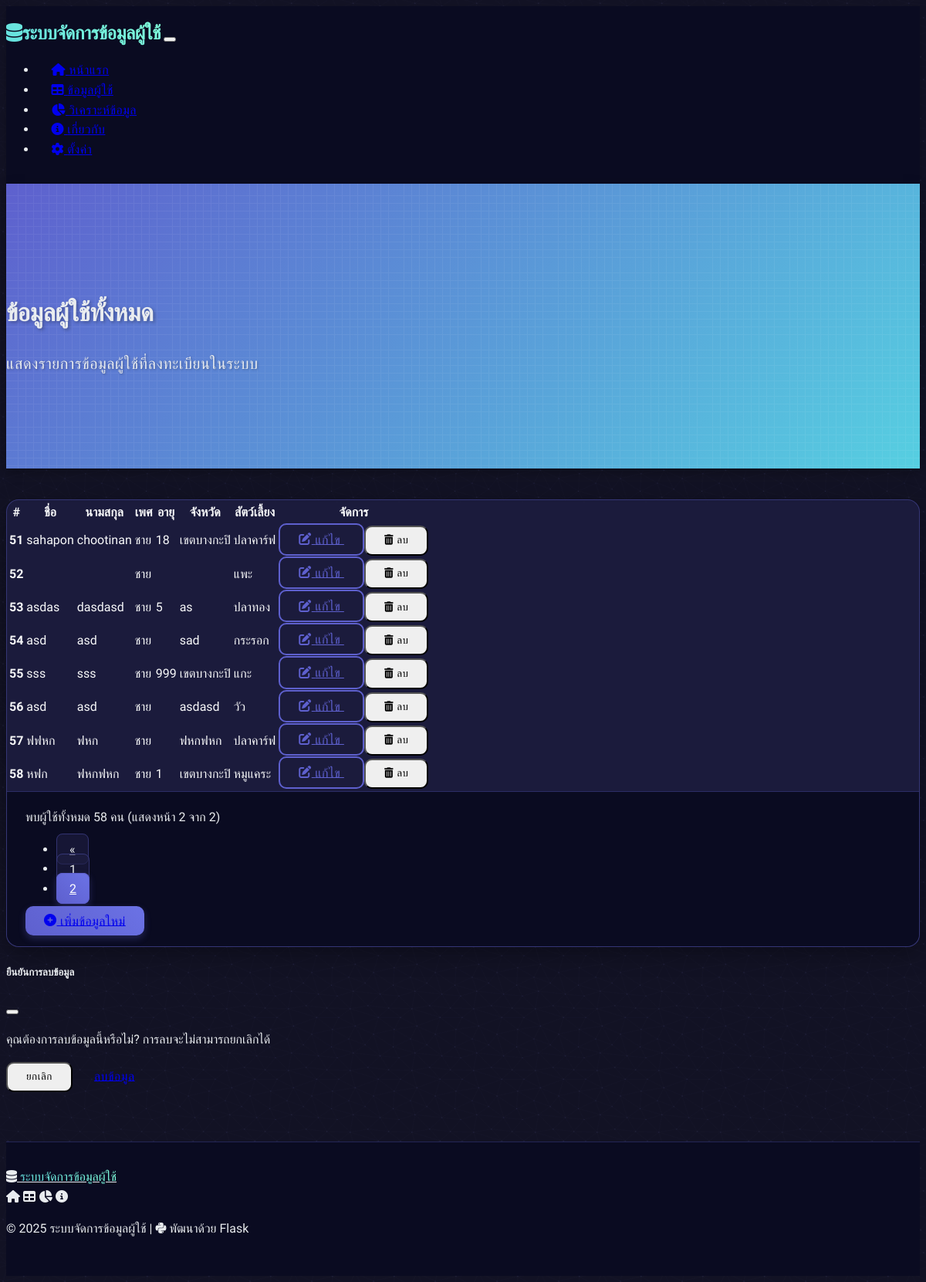
Page /data/2 on the earlier database version.
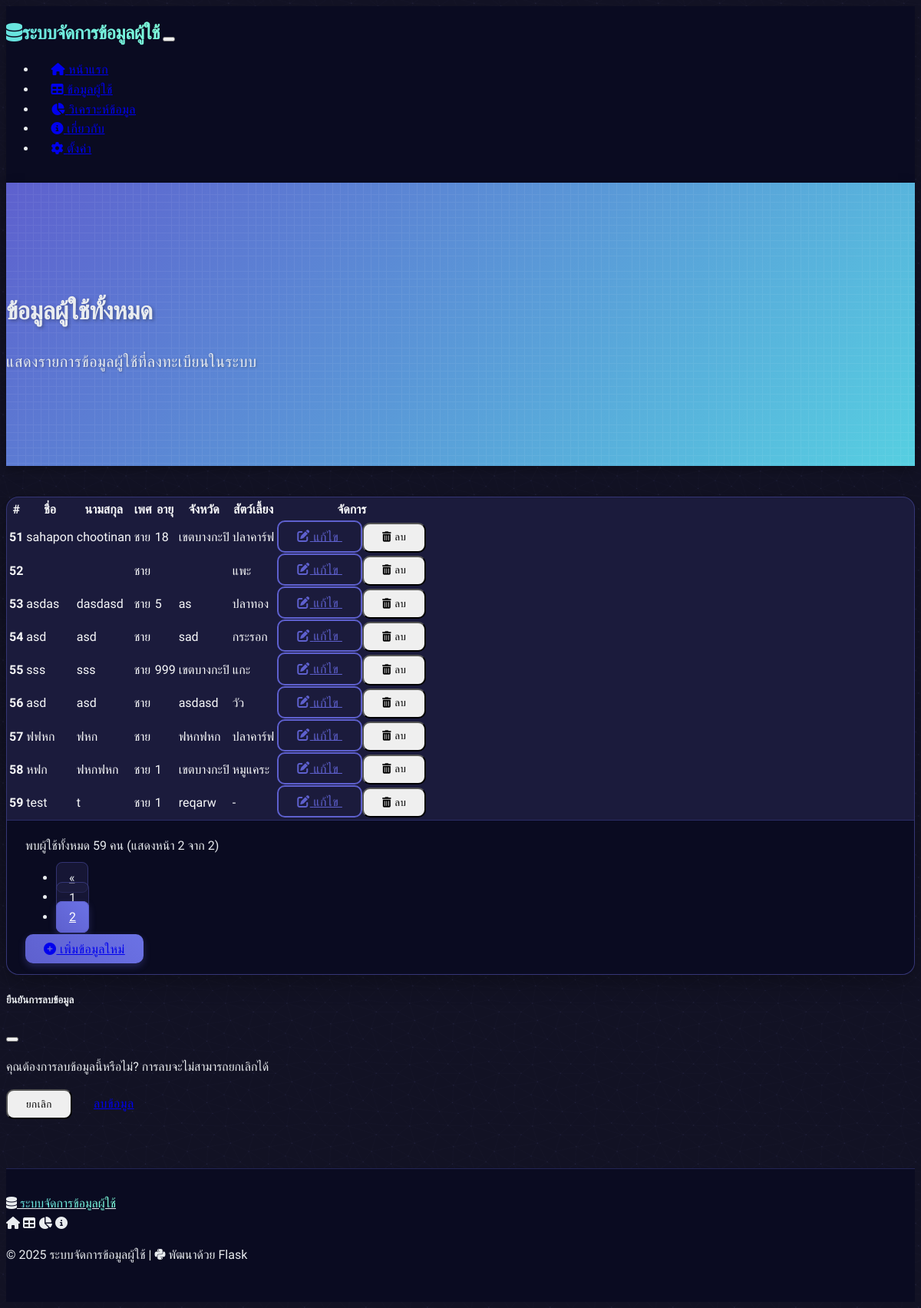
Same page on the later database version.
### tables this page shows
CREATE TABLE users (
        id INTEGER PRIMARY KEY AUTOINCREMENT,
        first_name TEXT,
        last_name TEXT,
        gender TEXT,
        age INTEGER,
        province TEXT
    , pet TEXT);

### app.py (the view)
@app.route("/data")  # route สำหรับการแสดงข้อมูล
@app.route("/data/<int:page>")  # route รองรับการเปลี่ยนหน้า
def data(page=1):
    try:
        items_per_page = 50  # จำนวนรายการต่อหน้า
        offset = (page - 1) * items_per_page  # คำนวณตำแหน่งเริ่มต้น
        conn = get_db_connection()  # เชื่อมต่อกับฐานข้อมูล
        total_users = conn.execute("SELECT COUNT(*) FROM users").fetchone()[0]
        users = conn.execute(
            "SELECT * FROM users ORDER BY id LIMIT ? OFFSET ?",
            (items_per_page, offset)
        ).fetchall()
        total_pages = (total_users + items_per_page - 1) // items_per_page
        conn.close()  # ปิดการเชื่อมต่อกับฐานข้อมูล
        start_index = (page - 1) * items_per_page + 1
        return render_template(
            "data.html",
            users=users,
            total_users=total_users,
            page=page,
            total_pages=total_pages,
            start_index=start_index
        )  # ส่งข้อมูลที่ดึงมาไปแสดงใน template data.html
    except Exception as e:
        return f"เกิดข้อผิดพลาดในการดึงข้อมูล: {str(e)}", 500

### app.py (called while the page is built)
def get_db_connection():  # ฟังก์ชันที่ใช้ในการเชื่อมต่อกับฐานข้อมูล
    conn = sqlite3.connect('mock_data.db')  # เชื่อมต่อกับฐานข้อมูล mock_data.db
    conn.row_factory = sqlite3.Row  # ให้ผลลัพธ์จากการดึงข้อมูลเป็น dictionary
    return conn  # ส่งกลับการเชื่อมต่อกับฐานข้อมูล

### templates/data.html (shortened to what the changed rows need)
{% extends 'layout.html' %}
{% block content %}
<div class="hero-section">
    <div class="container">
        <div class="row">
            <div class="col-md-8 mx-auto text-center text-white">
                <h1 class="display-4 fw-bold mb-4">ข้อมูลผู้ใช้ทั้งหมด</h1>
            </div>
        </div>
    </div>
</div>
<div class="container">
    <div class="row">
        <div class="col-12">
            <div class="card shadow-lg">
                <div class="card-body p-0">
                    <div class="table-responsive">
                        <table class="table table-hover mb-0">
                            <thead>
                                <tr>
                                    <th scope="col" class="ps-4">#</th>
                                    <th scope="col">ชื่อ</th>
                                    <th scope="col">นามสกุล</th>
                                    <th scope="col">เพศ</th>
                                    <th scope="col">อายุ</th>
                                    <th scope="col">จังหวัด</th>
                                    <th scope="col">สัตว์เลี้ยง</th>
                                    <th scope="col" class="pe-4">จัดการ</th>
                                </tr>
                            </thead>
                            <tbody>
                                {% for user in users %}
                                <tr>
                                    <th scope="row" class="ps-4">{{ start_index + loop.index0 }}</th>
                                    <td>{{ user.first_name }}</td>
                                    <td>{{ user.last_name }}</td>
                                    <td>{{ user.gender }}</td>
                                    <td>{{ user.age }}</td>
                                    <td>{{ user.province }}</td>
                                    <td>{{ user.pet if user.pet else '-' }}</td>
                                    <td class="pe-4">
                                        <div class="d-flex gap-2">
                                            <a href="/edit/{{ user.id }}" class="btn btn-sm btn-outline-primary">
                                                <i class="fas fa-edit me-1"></i> แก้ไข
                                            </a>
                                            <button type="button" class="btn btn-sm btn-outline-danger" data-bs-toggle="modal" data-bs-target="#deleteModal" onclick="prepareDelete({{ user.id }})">
                                                <i class="fas fa-trash-alt me-1"></i> ลบ
                                            </button>
                                        </div>
                                    </td>
                                </tr>
                                {% endfor %}
                            </tbody>
                        </table>
                    </div>
                </div>
                <div class="card-footer py-3">
                    <div class="d-flex flex-wrap justify-content-between align-items-center">
                        <div>พบผู้ใช้ทั้งหมด {{ total_users }} คน (แสดงหน้า {{ page }} จาก {{ total_pages }})</div>
                        {% if total_pages > 1 %}
                        <nav aria-label="Page navigation">
                            <ul class="pagination mb-0">
                                {% set start = [1, page-2]|max %}
                                {% set end = [total_pages, page+2]|min %}
                                {% for p in range(start, end+1) %}
                                <li class="page-item {% if p == page %}active{% endif %}">
                                    <a class="page-link" href="{{ url_for('data', page=p) }}">{{ p }}</a>
                                </li>
                                {% endfor %}
                            </ul>
                        </nav>
                        {% endif %}
                        <a href="/" class="btn btn-primary">
                            <i class="fas fa-plus-circle me-1"></i> เพิ่มข้อมูลใหม่
                        </a>
                    </div>
                </div>
            </div>
        </div>
    </div>
</div>
{% endblock %}

Differences in the rows shown:
added users: index0 "59", first_name "test", last_name "t", gender "ชาย", age "1", province "reqarw", pet "-"
Other differences:
{{ total_users }}: "58" → "59"
